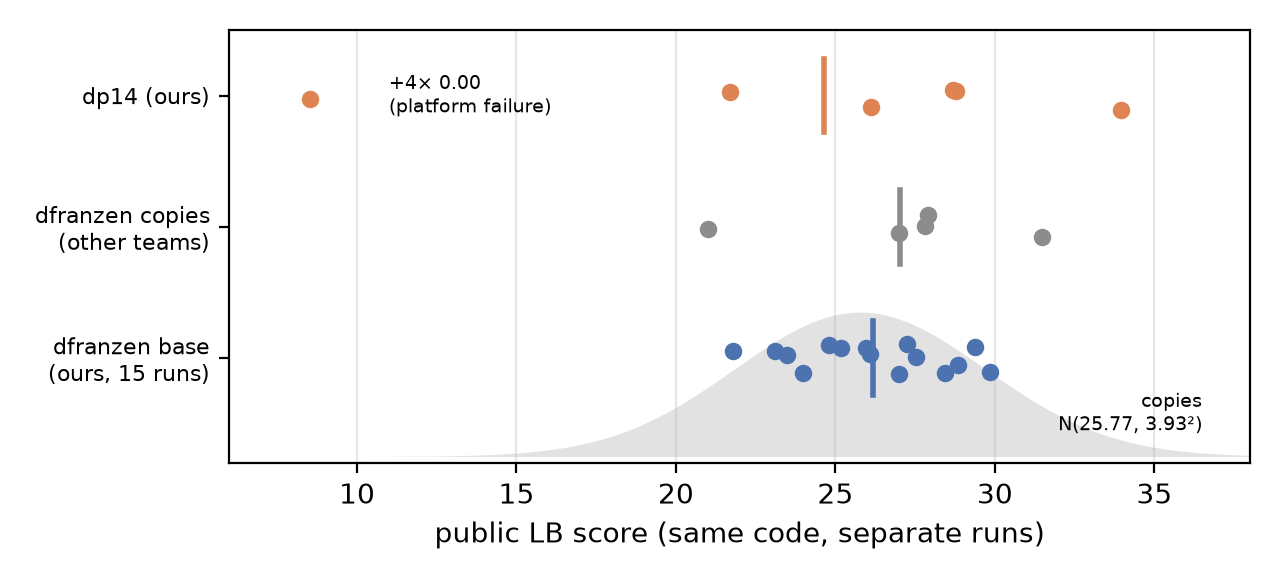

Source code (Python):
"""Figure 1: public-LB scores of identical code (data from README.md submission log)."""
import numpy as np, matplotlib
matplotlib.use("Agg")
import matplotlib.pyplot as plt

base = [26.10, 28.84, 29.86, 23.98, 25.18, 24.80, 23.47, 21.80, 27.54, 27.26,
        25.96, 26.98, 29.39, 28.44, 23.11]
others = [31.47, 27.89, 27.80, 26.98, 21.01]          # other teams' unchanged copies
dp14 = [33.96, 26.12, 28.69, 28.77, 21.70, 8.53]
dp14_zero = 4                                           # platform-failure runs (0.00)
mu, sd = 25.77, 3.93                                    # public copies (Son Pham)

fig, ax = plt.subplots(figsize=(6.4, 2.9))
rng = np.random.default_rng(0)
rows = [("dfranzen base\n(ours, 15 runs)", base, "#4c72b0"),
        ("dfranzen copies\n(other teams)", others, "#8c8c8c"),
        ("dp14 (ours)", dp14, "#dd8452")]
for i, (lab, xs, c) in enumerate(rows):
    y = i + rng.uniform(-0.12, 0.12, len(xs))
    ax.scatter(xs, y, s=28, color=c, zorder=3)
    ax.plot([np.mean(xs)] * 2, [i - 0.28, i + 0.28], color=c, lw=2)
ax.text(11.0, 2, f"+{dp14_zero}× 0.00\n(platform failure)", fontsize=7, va="center")
xs = np.linspace(6, 38, 300)
ax.fill_between(xs, -0.75, -0.75 + 1.1 * np.exp(-0.5 * ((xs - mu) / sd) ** 2),
                color="#8c8c8c", alpha=0.25, lw=0)
ax.text(36.5, -0.55, f"copies\nN({mu}, {sd}²)", fontsize=7, ha="right")
ax.set_yticks(range(len(rows)))
ax.set_yticklabels([r[0] for r in rows], fontsize=8)
ax.set_ylim(-0.8, 2.5)
ax.set_xlim(6, 38)
ax.set_xlabel("public LB score (same code, separate runs)")
ax.grid(axis="x", alpha=0.3)
fig.tight_layout()
for ext in ("png", "pdf"):
    fig.savefig(f"lb_dist.{ext}", dpi=200)
